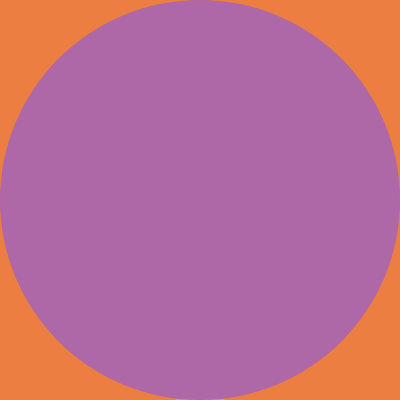
Frame 1 (no input)
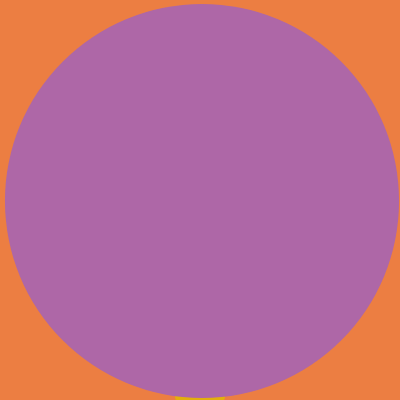
Frame 60 (no input)
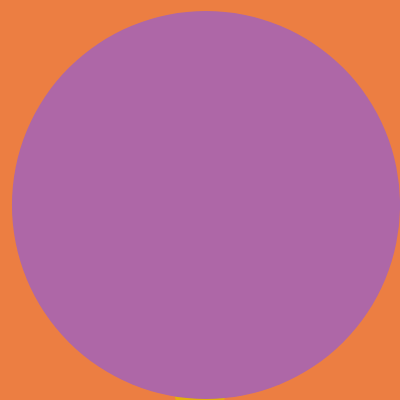
Frame 120 (the mouse pressed at the canvas centre since frame 60)

The p5.js sketch that drew these frames (run headless with seeded random() and noise() and a simulated clock; from frame 60 on, the mouse is pressed at the canvas centre):

// p5.js sketch
// ── sketch.js
let x = 200;
let y = 200;
let xspeed = 2;
let yspeed = 1;
let r = 200;

function setup() {
  createCanvas(400, 400);
}

function draw() {
  background(21, 0, 0);

  // if the ball hits the button, change the background to bright orange!
  if (y + r > 382 && x + r >= 200 && x - r <= 200) {
    background(236, 126, 66);
  } else {
    background(21, 0, 0);
  }

  noStroke();
  fill(227, 175, 12);
  rect(175, 382, 50, 20, 5);

  fill(174, 103, 167);
  ellipse(x, y, r * 2);

  x += xspeed;
  y += yspeed;

  if (x > width - r || x < r) {
    xspeed = -xspeed;
  }
  if (y > height - r || y < r) {
    yspeed = -yspeed;
  }

  if (r >= 25) {
    r -= 0.05;
  }
}
